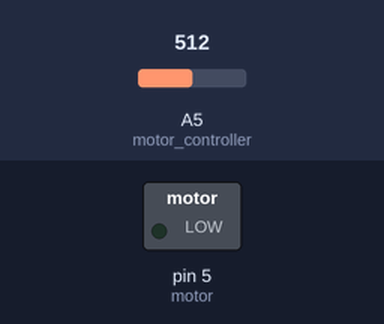
A sketch run on a simulated Arduino Uno, built with avr-gcc and run on an emulated ATmega328P. Shown: switched loads named in the sketch (green lamp = pin HIGH). Inputs (shaded band) come from the test bench; at power-on: A5 (motor_controller) = 512.

Above: at 1.2 s.
1.3 s: A5 (motor_controller) set to 514
At 2.5 s:
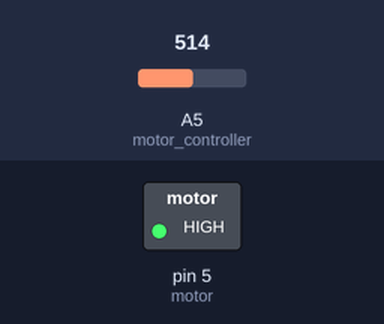
2.8 s: A5 (motor_controller) set to 716
At 3.9 s:
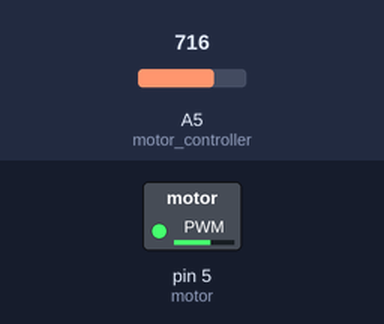
4.3 s: A5 (motor_controller) set to 306
At 5.1 s:
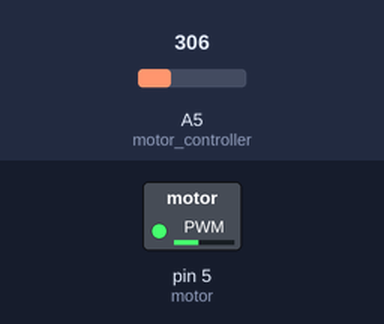
5.8 s: A5 (motor_controller) set to 122
At 6.4 s:
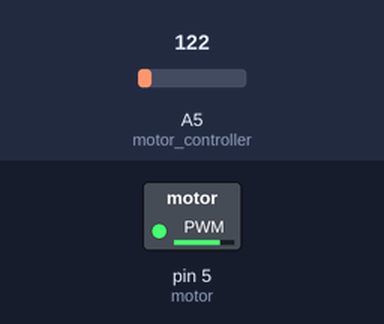
Timing chart, 0 to 8.3 s (numbered marks = the images above; inputs shaded):
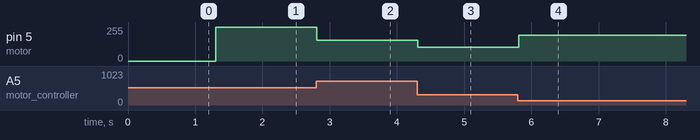

The sketch:

dcmotor_joystick.ino
```cpp
int motor_controller=A5;  // joystick
int motor=5;
int hiz;

void setup()
{
  Serial.begin(9600);
}

void loop()
{
  hiz= analogRead(motor_controller);
  hiz= map(hiz, 511, 0, 0, 255);  // OKUNAN 5 VOLT İLE 0 VOLT ARASINDAKİ VOLTAJI HIZA DÖNÜŞTÜR
  analogWrite(motor, hiz);  // HESAPLANAN HIZI MOTORA AKTAR
  delay(15);
}
```

Measured:
- the behaviour switches between 513 and 514 on A5 (motor_controller) (found by bisection; images 0 and 1)
- after the input at 1.3 s, pin 5 (motor): 0/255 → 255/255 at once
- after the input at 2.8 s, pin 5 (motor): 255/255 → 154/255 at once
- after the input at 4.3 s, pin 5 (motor): 154/255 → 102/255 at once
- after the input at 5.8 s, pin 5 (motor): 102/255 → 194/255 at once
